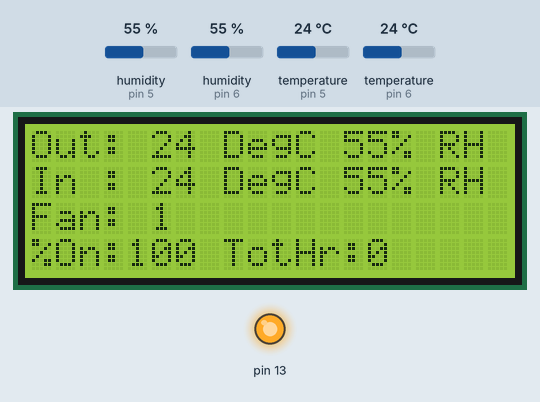
Recording of a sketch running on a simulated Arduino Uno, built with avr-gcc and run on an emulated ATmega328P. Shown: 20×4 character LCD, output pins drawn as LEDs (lit = HIGH). Inputs (shaded band) come from the test bench; at power-on: temperature (sensors on pin 6, pin 5) 24 °C, humidity (sensors on pin 5, pin 6) 55 %. What the sketch prints to the serial monitor is not drawn.

Above: at 11.7 s.
11.8 s: temperature (sensor on pin 6) set to 16 °C
At 15.2 s:
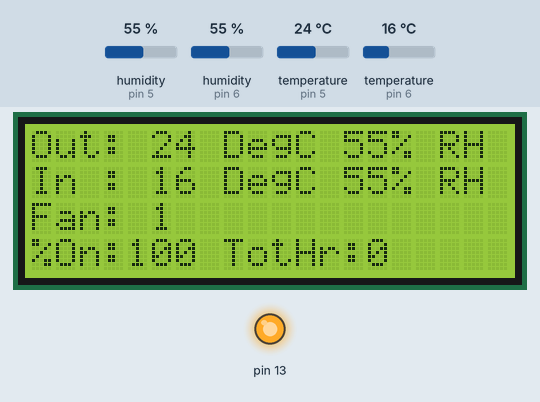
15.7 s: temperature (sensor on pin 6) set to 13 °C
At 17.9 s:
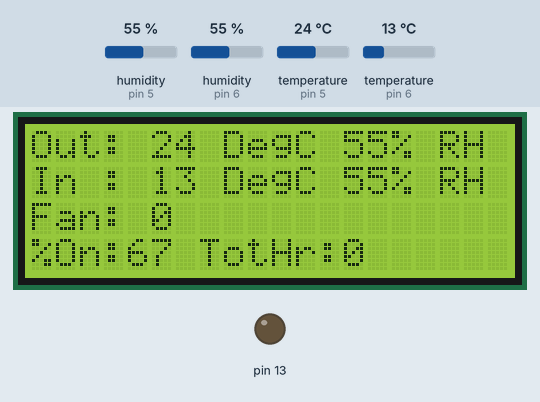
22.0 s: humidity (sensor on pin 5) set to 22 %
At 24.5 s:
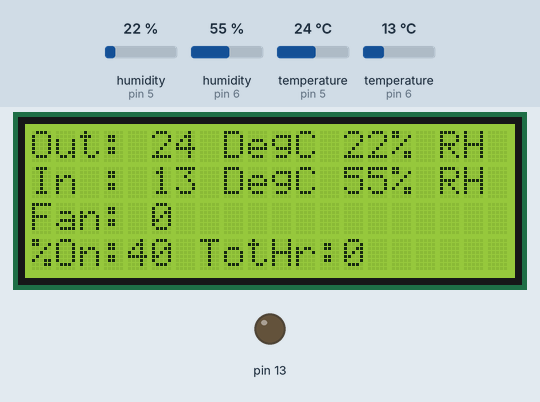
28.2 s: temperature (sensor on pin 5) set to 12 °C
At 31.0 s:
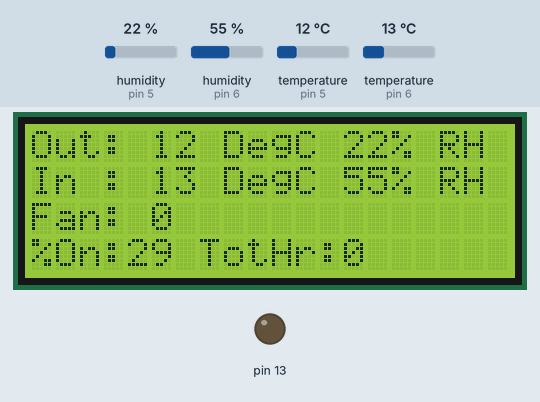
34.4 s: humidity (sensor on pin 6) set to 22 %
At 36.4 s:
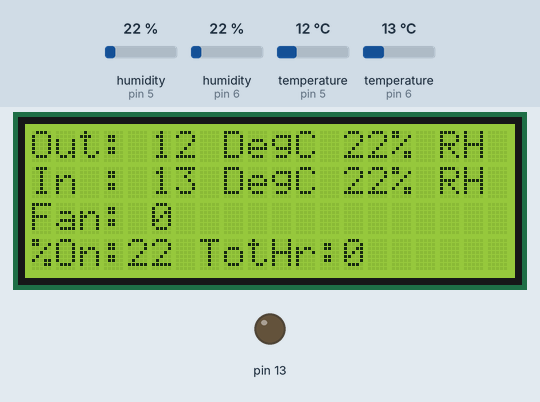
40.6 s: humidity (sensor on pin 5) set to 40 %
At 43.0 s:
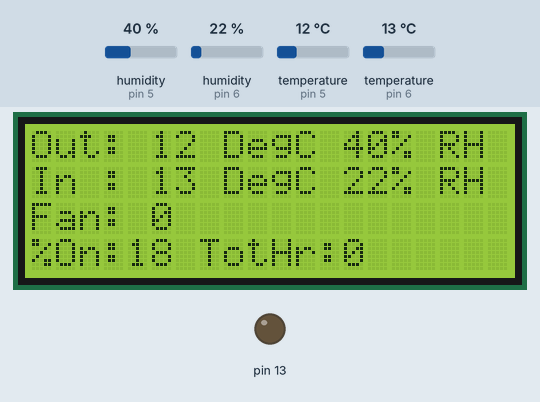
Timing chart, 0 to 44.5 s (numbered marks = the images above; inputs shaded):
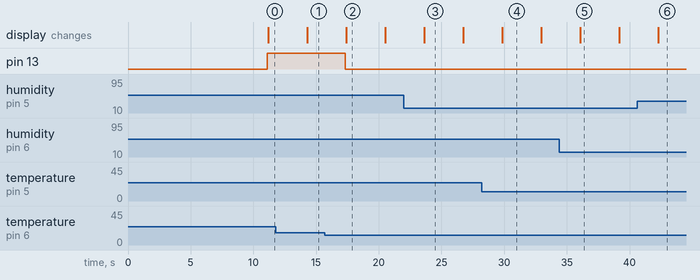

Measured:
- the behaviour switches between 15 and 14 °C on temperature (sensor on pin 6) (found by bisection; images 1 and 2)
- after the input at 11.8 s, the display: changes after 2.5 s (image 1)
- after the input at 15.7 s, pin 13: HIGH → LOW after 1.6 s; the display: changes after 1.7 s (image 2)
- what the display in image 2 shows lasts 3.1 s, from 17.4 s to 20.5 s

The sketch:

dht11_fan_control5.ino
```cpp
//
//    FILE: dht11_test.ino
//  AUTHOR: Rob Tillaart
// PURPOSE: DHT library test sketch for DHT11 && Arduino
//     URL: https://github.com

#include "dht.h"
#include <Wire.h>
#include <LiquidCrystal_I2C.h>

// --- Function Prototype Declaration ---
// C++ requires functions to be declared or defined before they are called.
float getBilinearZ(float x, float y);

// Initialize LCD: Address 0x27, 20 columns, 4 rows
LiquidCrystal_I2C lcd(0x27, 20, 4);

//dht DHT;

// Two instances for two sensors
dht DHT_OUT;
dht DHT_IN;

#define DHT_OUT_PIN     5  // Outdoor Sensor
#define DHT_IN_PIN      6  // Indoor Sensor (Added)

// 1. Define global breakpoints and table
const int NUM_X = 6;
const int NUM_Y = 6;
/////////////////////////50  59  68  77  86  95
float x_values[NUM_X] = {10, 15, 20, 25, 30, 35};//Temperature
float y_values[NUM_Y] = {60, 70, 80, 85, 90, 95};//Humdity

int z_table[NUM_Y][NUM_X] = {//Fan on or off eventually
//{10, 15, 20, 25, 30, 35}
  {0,  1,  1,  1,  1,  1},//60% RH
  {0,  1,  1,  1,  1,  1},//70% RH
  {0,  1,  1,  1,  1,  1},//80% RH
  {0,  1,  1,  1,  1,  1},//85% RH
  {0,  1,  1,  1,  1,  1},//90% RH
  {0,  0,  0,  0,  0,  0}//95% RH
  };

// Global variables to hold data
float outTemp, outHum;
float inTemp, inHum;
int i = 0;      // Re-added for commented debug loop
int result = 0; // Restored global result variable

// Variables for Fraction and Time tracking
unsigned long totalLoops = 0;
unsigned long loopsOn = 0;
float frac_on = 0.0;
float tot_tm = 0.0; // Total time in hours

void setup()
{
  lcd.init();
  lcd.backlight();

  delay(10000); // Wait for serial monitor to come online.
  Serial.begin(115200);
  Serial.println();
  Serial.println(__FILE__);
  Serial.print("DHT_LIB_VERSION: ");
  Serial.println(DHT_LIB_VERSION);
  Serial.println();
  pinMode(13, OUTPUT);
  Serial.println("Dual DHT11 Test");
  Serial.println("In_T,\tIn_H,\tOut_T,\tOut_H,\tFan");
  }


void loop()
{
  //  READ DATA
  // 1. READ OUTDOOR SENSOR (Pin 5)
  int chk1 = DHT_OUT.read11(DHT_OUT_PIN);
  outHum  = DHT_OUT.humidity;
  outTemp = DHT_OUT.temperature;

  delay(1000); // Small delay between sensor reads to prevent timing collisions

  // 2. READ INDOOR SENSOR (Pin 6)
  int chk2 = DHT_IN.read11(DHT_IN_PIN);
  inHum  = DHT_IN.humidity;
  inTemp = DHT_IN.temperature;
// Debug Loop
 // if (i == 3) {
 //   result = 1;
 //   i = 0;
 //   delay(3000);
 // }
//  else {
 //   result = 0;
//    i = i + 1;
//  }

// Removed 'int' prefix to use global result variable.
// Added (int) cast because getBilinearZ returns float.
result = (int)getBilinearZ(inTemp, inHum);// Determine Fan State = on

  // Calculate Frac_on and tot_tm (hours)
  totalLoops++;
  if (result == 1) loopsOn++;
  frac_on = 100*(float)loopsOn / (float)totalLoops;
  tot_tm = (float)millis() / 3600000.0; // 3,600,000 milliseconds in 1 hour

  //  Serial display data DHT_OUT
  Serial.print("DHT_OUT: ,\t");
    switch (chk1)
  {
    case DHTLIB_OK:
    Serial.print("OK,\t");
    break;
    case DHTLIB_ERROR_CHECKSUM:
    Serial.print("Checksum error,\t");
    break;
    case DHTLIB_ERROR_TIMEOUT:
    Serial.print("Time out error,\t");
    break;
    case DHTLIB_ERROR_CONNECT:
        Serial.print("Connect error,\t");
        break;
    case DHTLIB_ERROR_ACK_L:
        Serial.print("Ack Low error,\t");
        break;
    case DHTLIB_ERROR_ACK_H:
        Serial.print("Ack High error,\t");
        break;
    default:
    Serial.print("Unknown error,\t");
    break;
  }

  Serial.print(outHum, 1);
  Serial.print(",\t");
  Serial.print(outTemp, 1);
  Serial.print(",\t");
  Serial.println(result); // Removed extra ', 1' as result is int

  //  Serial display data DHT_IN
  Serial.print("DHT_IN: ,\t");
    switch (chk2)
  {
    case DHTLIB_OK:
    Serial.print("OK,\t");
    break;
    case DHTLIB_ERROR_CHECKSUM:
    Serial.print("Checksum error,\t");
    break;
    case DHTLIB_ERROR_TIMEOUT:
    Serial.print("Time out error,\t");
    break;
    case DHTLIB_ERROR_CONNECT:
        Serial.print("Connect error,\t");
        break;
    case DHTLIB_ERROR_ACK_L:
        Serial.print("Ack Low error,\t");
        break;
    case DHTLIB_ERROR_ACK_H:
        Serial.print("Ack High error,\t");
        break;
    default:
    Serial.print("Unknown error,\t");
    break;
  }

  Serial.print(inHum, 1);
  Serial.print(",\t");
  Serial.print(inTemp, 1);
  Serial.print(",\t");
  Serial.println(result);

  digitalWrite(13, result); // Control fan

// Drive 20X4 LCD Display******************
  // Clear the display before updating values to prevent "ghost" characters
  lcd.clear();

  // Line 1: Out Temperature and Humidity
  lcd.setCursor(0, 0);
  lcd.print("Out: ");
  lcd.print(outTemp, 0);
  lcd.print(" DegC ");
  lcd.print(outHum, 0);
  lcd.print("% RH");

  // Line 2: In Temperature and Humidity
  lcd.setCursor(0, 1);
  lcd.print("In : ");
  lcd.print(inTemp, 0);
  lcd.print(" DegC ");
  lcd.print(inHum, 0);
  lcd.print("% RH");


  // Line 3: Fan Status
  lcd.setCursor(0, 2);
  lcd.print("Fan: ");
  lcd.print(result);

  // Line 4: Stats and Time Running
  lcd.setCursor(0, 3);
  lcd.print("%On:");
  lcd.print(frac_on, 0);
  lcd.print(" TotHr:");
  lcd.print(tot_tm, 0);

   // This delay determines how often the sensor is read and display updated.
  delay(2000);
}

// Bilinear Interpolation Function defined outside loop()
float getBilinearZ(float x, float y) {
  // ... (Function body remains the same) ...
  x = constrain(x, x_values[0], x_values[NUM_X-1]);
  y = constrain(y, y_values[0], y_values[NUM_Y-1]);

  int i = 0;
  while (i < NUM_X - 2 && x > x_values[i + 1]) i++;
  int j = 0;
  while (j < NUM_Y - 2 && y > y_values[j + 1]) j++;

  float x_frac = (x - x_values[i]) / (x_values[i+1] - x_values[i]);
  float y_frac = (y - y_values[j]) / (y_values[j+1] - y_values[j]);

  int z00 = z_table[j][i];
  int z10 = z_table[j][i+1];
  int z01 = z_table[j+1][i];
  int z11 = z_table[j+1][i+1];

  float z_bottom = z00 + x_frac * (z10 - z00);
  float z_top = z01 + x_frac * (z11 - z01);

  return z_bottom + y_frac * (z_top - z_bottom);
}


//  -- END OF FILE --
```
